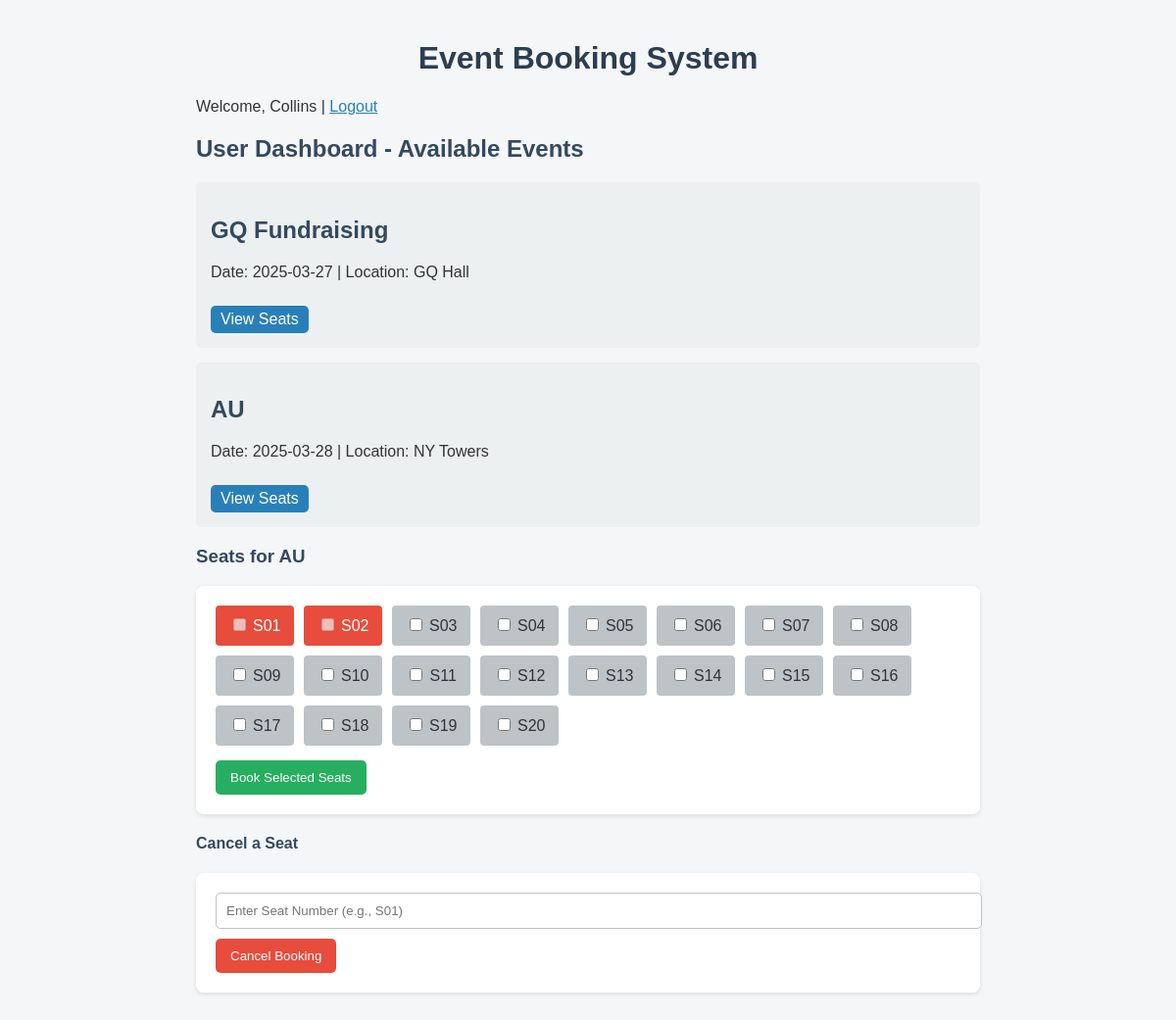
Page /index.php?event_id=4 (signed in) on the committed database.
### tables this page shows
CREATE TABLE `events` (
  `id` int(11) NOT NULL,
  `name` varchar(255) DEFAULT NULL,
  `date` date DEFAULT NULL,
  `location` varchar(255) DEFAULT NULL
);

CREATE TABLE `seats` (
  `id` int(11) NOT NULL,
  `event_id` int(11) DEFAULT NULL,
  `seat_number` varchar(10) DEFAULT NULL,
  `is_booked` tinyint(1) DEFAULT 0,
  `booked_by` int(11) DEFAULT NULL
);

### index.php (the view, shortened to what this page needs)
<?php
$conn = new mysqli("localhost", "root", "", "event_booking");
?>
<!DOCTYPE html>
<html lang="en">
<head>
</head>
<body>
    <h1>Event Booking System</h1>
    <?php if (!isset($_SESSION['user'])) : ?>
        <h2>Register</h2>
        <?php if (isset($message)) echo "<p style='color:red;'>$message</p>"; ?>
        <form method="post">
            <input type="hidden" name="action" value="register">
            <input type="text" name="username" placeholder="Username" required><br>
            <input type="text" name="email" placeholder="Email" required><br>
            <input type="password" name="password" placeholder="Password" required><br>
            <select name="role" required>
                <option value="user">User</option>
            </select><br>
            <button type="submit">Register</button>
        </form>
        <h2>Login</h2>
        <form method="post">
            <input type="hidden" name="action" value="login">
            <input type="text" name="username" placeholder="Username" required><br>
            <input type="password" name="password" placeholder="Password" required><br>
            <button type="submit">Login</button>
        </form>
    <?php else : ?>
        <p>Welcome, <?php echo $_SESSION['user']['username']; ?> | <a href="?logout=1">Logout</a></p>
        <?php if ($_SESSION['user']['role'] == 'admin') : ?>
            <h2>Admin Panel - Add Event</h2>
            <form method="post">
                <input type="hidden" name="action" value="add_event">
                <input type="text" name="name" placeholder="Event Name" required><br>
                <input type="date" name="date" required><br>
                <input type="text" name="location" placeholder="Location" required><br>
                <input type="number" name="seats" placeholder="Number of Seats" required><br>
                <button type="submit">Create Event</button>
            </form>
            <h3>Current Events</h3>
            <?php
            $events = $conn->query("SELECT * FROM events");
            while ($ev = $events->fetch_assoc()) {
                $event_id = $ev['id'];
                $seat_count = $conn->query("SELECT COUNT(*) as available FROM seats WHERE event_id=$event_id AND is_booked=0")->fetch_assoc();
                echo "<p>{$ev['name']} - {$ev['date']} at {$ev['location']} | Available Seats: {$seat_count['available']}</p>";
            }
            ?>
            <h2>User Management</h2>
<?php
if (isset($_POST['delete_user'])) {
    $user_id = (int) $_POST['user_id'];
    $conn->query("DELETE FROM users WHERE id=$user_id");
    echo "<p>User ID {$user_id} deleted.</p>";
}
?>
<table class="user-table">
    <thead>
        <tr>
            <th>ID</th>
            <th>Username</th>
            <th>Email</th>
            <th>Role</th>
            <th>Actions</th>
        </tr>
    </thead>
    <tbody>
        <?php
        $users = $conn->query("SELECT id, username, email, role FROM users");
        while ($user = $users->fetch_assoc()) {
            echo "<tr>";
            echo "<td>{$user['id']}</td>";
            echo "<td>{$user['username']}</td>";
            echo "<td>{$user['email']}</td>";
            echo "<td>{$user['role']}</td>";
            echo "<td>
                    <form method='post' style='display:inline;'>
                        <input type='hidden' name='user_id' value='{$user['id']}'>
                        <button type='submit' name='delete_user' class='cancel' onclick=\"return confirm('Are you sure you want to delete this user?')\">Delete</button>
                    </form>
                  </td>";
            echo "</tr>";
        }
        ?>
    </tbody>
</table>
        <?php else : ?>
            <h2>User Dashboard - Available Events</h2>
            <?php
            $events = $conn->query("SELECT * FROM events");
            while ($event = $events->fetch_assoc()) :
            ?>
                <div class="event">
                    <h2><?php echo $event['name']; ?></h2>
                    <p>Date: <?php echo $event['date']; ?> | Location: <?php echo $event['location']; ?></p>
                    <a href="index.php?event_id=<?php echo $event['id']; ?>">View Seats</a>
                </div>
            <?php endwhile; ?>
            <?php if (isset($_GET['event_id'])) :
                $event_id = intval($_GET['event_id']);
                $event = $conn->query("SELECT * FROM events WHERE id=$event_id")->fetch_assoc();
                $seats = $conn->query("SELECT * FROM seats WHERE event_id=$event_id");
            ?>
                <h3>Seats for <?php echo $event['name']; ?></h3>
                <form action="book.php" method="post" target="_blank">
                    <div class="seats">
                        <?php while ($seat = $seats->fetch_assoc()) : ?>
                            <div class="seat <?php echo $seat['is_booked'] ? 'booked' : ''; ?>">
                                <input type="checkbox" name="seats[]" value="<?php echo $seat['id']; ?>" <?php echo $seat['is_booked'] ? 'disabled' : ''; ?>>
                                <?php echo $seat['seat_number']; ?>
                            </div>
                        <?php endwhile; ?>
                    </div>
                    <button type="submit">Book Selected Seats</button>
                </form>
                <h4>Cancel a Seat</h4>
                <form action="cancel.php" method="post">
                    <input type="text" name="seat_number" placeholder="Enter Seat Number (e.g., S01)" required>
                    <button type="submit" class="cancel">Cancel Booking</button>
                </form>
            <?php endif; ?>
        <?php endif; ?>
    <?php endif; ?>
</body>
</html>

### index.php (style rules this page uses)
body { font-family: Arial, sans-serif; background: #f4f6f8; color: #333; padding: 20px; max-width: 800px; margin: 0 auto; }
h1 { text-align: center; color: #2c3e50; }
h2, h3, h4 { color: #34495e; }
form { background: #ffffff; padding: 20px; margin-bottom: 20px; border-radius: 8px; box-shadow: 0 2px 5px rgba(0,0,0,0.1); }
input[type="text"], input[type="password"], input[type="date"], input[type="number"], select { width: 100%; padding: 10px; margin-bottom: 10px; border: 1px solid #bdc3c7; border-radius: 5px; }
button { background: #27ae60; color: #fff; padding: 10px 15px; border: none; border-radius: 5px; cursor: pointer; }
button.cancel { background: #e74c3c; }
.event { background: #ecf0f1; padding: 15px; border-radius: 5px; margin-bottom: 15px; }
.event a { display: inline-block; margin-top: 10px; background: #2980b9; color: #fff; padding: 5px 10px; border-radius: 5px; text-decoration: none; }
.seats { display: flex; flex-wrap: wrap; gap: 10px; margin-bottom: 15px; }
.seat { background: #bdc3c7; padding: 10px; border-radius: 4px; width: 60px; text-align: center; position: relative; }
.seat input[type="checkbox"] { margin-bottom: 5px; }
.seat.booked { background: #e74c3c; color: #fff; }
p { margin-bottom: 15px; }
a { color: #2980b9; }

### rows in the picture
events: name "GQ Fundraising", date "2025-03-27", location "GQ Hall"
events: name "AU", date "2025-03-28", location "NY Towers"
seats: seat_number "S01"
seats: seat_number "S02"
seats: seat_number "S03"
seats: seat_number "S04"
seats: seat_number "S05"
seats: seat_number "S06"
seats: seat_number "S07"
seats: seat_number "S08"
seats: seat_number "S09"
seats: seat_number "S10"
seats: seat_number "S11"
seats: seat_number "S12"
seats: seat_number "S13"
seats: seat_number "S14"
seats: seat_number "S15"
seats: seat_number "S16"
seats: seat_number "S17"
seats: seat_number "S18"
seats: seat_number "S19"
seats: seat_number "S20"

### other values in the picture
$_SESSION['user']['username'] "Collins"
